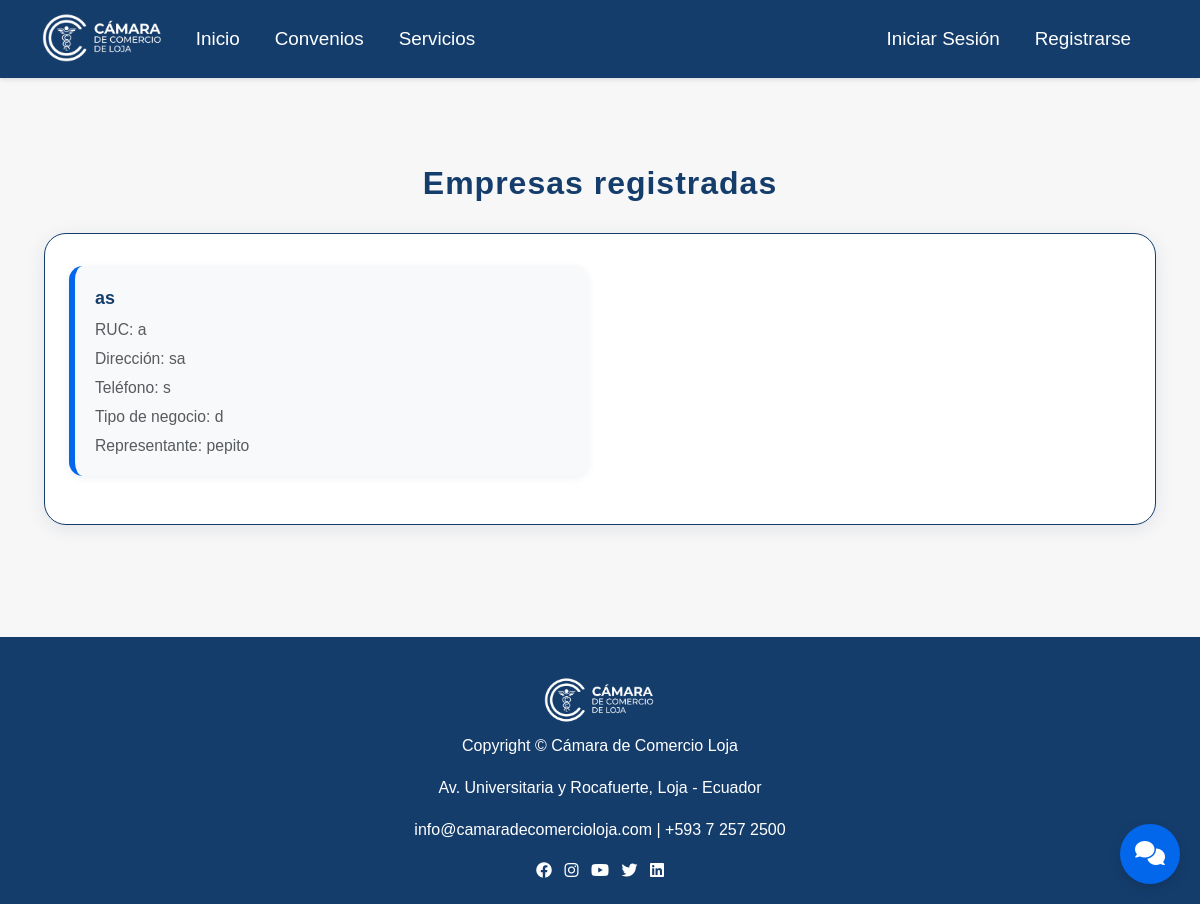
/admin-empresas/, run on an earlier commit of the app's database.
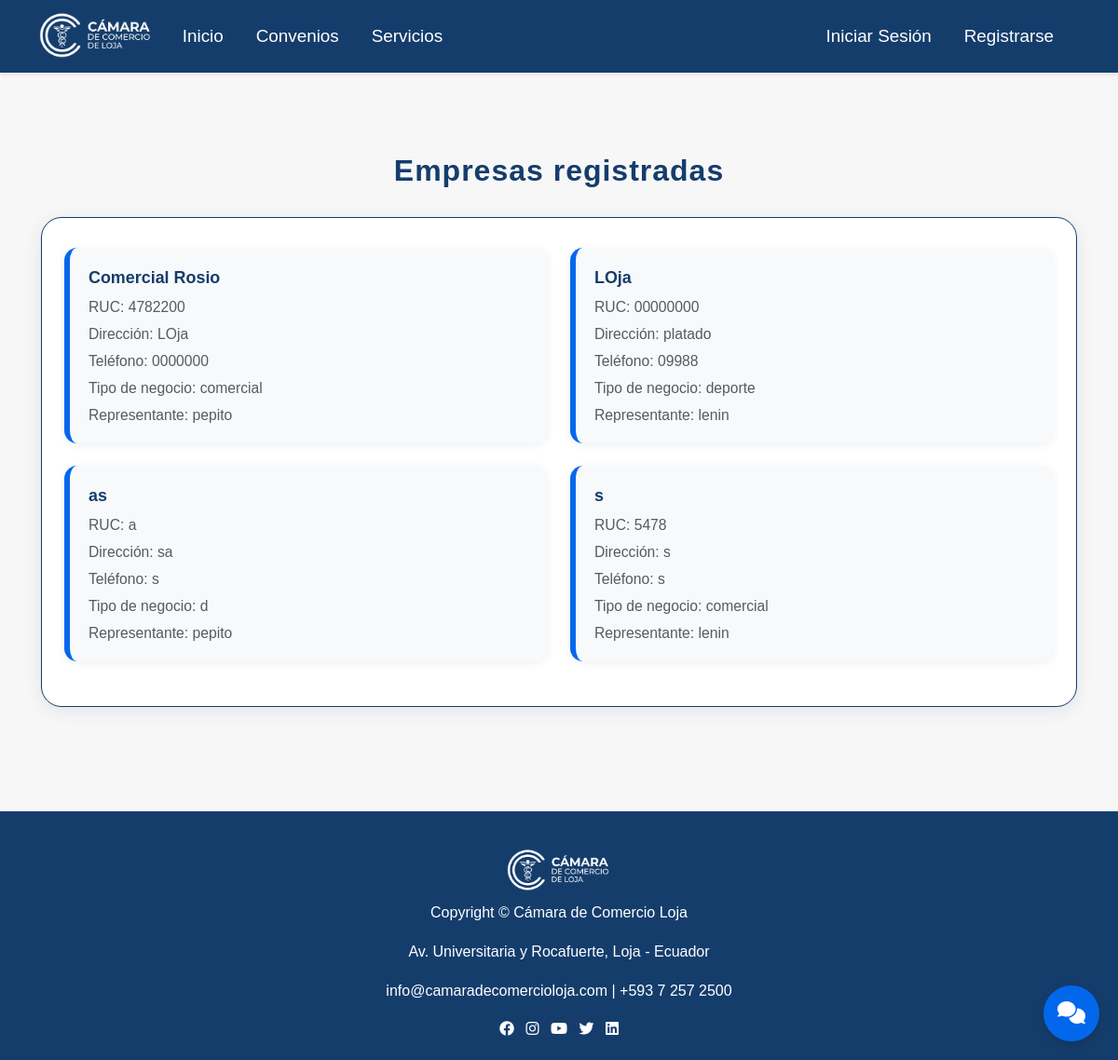
And on a later commit of the database.
### camara/models.py (models this page shows, shortened)
class Empresa(models.Model):
    usuario = models.OneToOneField(Usuario, on_delete=models.CASCADE, related_name='empresa')
    nombre = models.CharField(max_length=255)
    direccion = models.TextField(null=True, blank=True)
    telefono = models.CharField(max_length=20, null=True, blank=True)
    tipo_negocio = models.CharField(max_length=100, null=True, blank=True)
    ruc = models.CharField(max_length=20, unique=True)

class Usuario(AbstractUser):
    TIPO_USUARIO_CHOICES = [
        ('socio', 'Socio'),
        ('visitante', 'Visitante'),
        ('empresa', 'Empresa'),
    ]
    nombre = models.CharField(max_length=255)
    tipo_usuario = models.CharField(max_length=10, choices=TIPO_USUARIO_CHOICES)
    cedula = models.CharField(max_length=20, unique=True, null=True, blank=True)
    email = models.EmailField(unique=True)
    telefono = models.CharField(max_length=20, null=True, blank=True)
    red_social_preferida = models.CharField(max_length=100, null=True, blank=True)
    aprobado = models.BooleanField(default=False)
    debe_cambiar_contrasena = models.BooleanField(default=False)
    fecha_contrasena_temporal = models.DateTimeField(null=True, blank=True)
    groups = models.ManyToManyField(
        Group,
        related_name='usuario_set',
        blank=True,
        help_text='The groups this user belongs to.',
        verbose_name='groups'
    )
    user_permissions = models.ManyToManyField(
        Permission,
        related_name='usuario_set',
        blank=True,
        help_text='Specific permissions for this user.',
        verbose_name='user permissions'
    )

### camara/views.py (the view)
# urls.py: path('admin-empresas/', views.admin_empresas_list, name='admin_empresas_list'),
def admin_empresas_list(request):
    empresas = Empresa.objects.all().order_by('nombre')
    return render(request, 'adminview/empresas_list.html', {
        'empresas': empresas,
    })

### camara/template/adminview/empresas_list.html (shortened to what this page needs)
{% extends "master.html" %}
{% load static %}
{% block extra_css %}
<link rel="stylesheet" href="{% static 'css/admin.css' %}">
{% endblock %}
{% block content %}
<div class="container mt-5">
    <div class="empresas-section-title mb-4">Empresas registradas</div>
    <div class="empresas-card-group">
        <div class="row">
            {% for empresa in empresas %}
            <div class="col-md-6 mb-4">
                <div class="empresa-item">
                    <strong>{{ empresa.nombre }}</strong>
                    <span class="text-muted">RUC: {{ empresa.ruc }}</span>
                    {% if empresa.direccion %}
                    <span class="text-muted">Dirección: {{ empresa.direccion }}</span>
                    {% endif %}
                    {% if empresa.telefono %}
                    <span class="text-muted">Teléfono: {{ empresa.telefono }}</span>
                    {% endif %}
                    {% if empresa.tipo_negocio %}
                    <span class="text-muted">Tipo de negocio: {{ empresa.tipo_negocio }}</span>
                    {% endif %}
                    {% if empresa.representante %}
                    <span class="text-muted">Representante: {{ empresa.representante.nombre|default:empresa.representante.email }}</span>
                    {% endif %}
                </div>
            </div>
            {% empty %}
            <div class="col-12">
                <div class="empresa-item text-muted">No hay empresas registradas.</div>
            </div>
            {% endfor %}
        </div>
    </div>
</div>
{% endblock %}

What changed in the data, as far as the page shows it:
added Empresa: nombre "Comercial Rosio", ruc "4782200", direccion "LOja", telefono "0000000", tipo_negocio "comercial", representante.nombre "pepito"
added Empresa: nombre "LOja", ruc "00000000", direccion "platado", telefono "09988", tipo_negocio "deporte", representante.nombre "lenin"
added Empresa: nombre "s", ruc "5478", direccion "s", telefono "s", tipo_negocio "comercial", representante.nombre "lenin"
